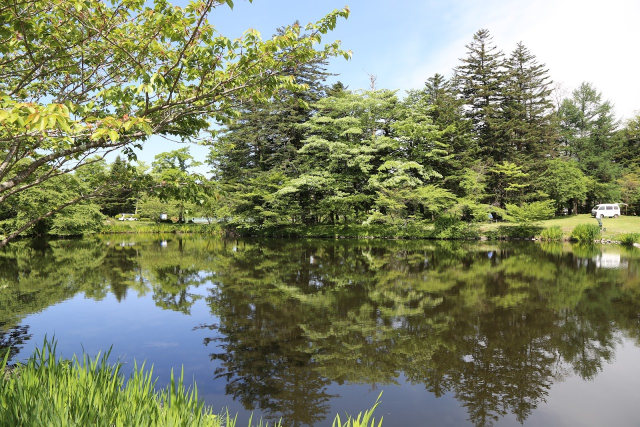
#> input picture imgs/IMG_1265.JPG, 1280 x 854 px (shown at 1/2 size)
$ python image_stitching_backward_mapping_5108050006.py
#> lines starting #> are read from the running program, lines starting #| are printed output that depends on the picture
# -*- coding: utf-8 -*-
"""
照片樣本: 經井澤王子飯店前

特徵點 (IMG_1265 <-> IMG_5732)
1. 車尾 (1257, 411)  <->  (369, 393)
2. 石頭 (1071, 480)  <-> (209, 459)
3. 樹Y (1112, 192)  <-> (251, 181)
4. 樹尖 (931, 92)  <->  (60, 31)
5. 樹尖倒影 (1046, 850)  <-> (202, 825)
6. 右邊石頭 (1266,492) <-> (376, 463)
7. 車燈 (1192, 426) <-> (318, 406)


A, B, C, D 四組實驗:
A 組 Affine Transformation 特徵點組合
           IMG_1265 <-> IMG_5732
1. 車尾 (1257, 411)  <->  (369, 393)
2. 石頭 (1071, 480)  <-> (209, 459)
3. 樹Y (1112, 192)  <-> (251, 181)

B 組 Affine Transformation 特徵點組合
           IMG_1265 <-> IMG_5732
1. 車尾 (1257, 411)  <->  (369, 393)
4. 樹尖 (931, 92)  <->  (60, 31)
5. 樹尖倒影 (1046, 850)  <-> (202, 825)

C 組 Affine Transformation 特徵點組合
           IMG_1265 <-> IMG_5732
1. 車尾 (1257, 411)  <->  (369, 393)
6. 右邊石頭 (1266,492) <-> (376, 463)
7. 車燈 (1192, 426) <-> (318, 406)

D 組 Affine Transformation 特徵點組合
           IMG_1265 <-> IMG_5732
6. 右邊石頭 (1266,492) <-> (376, 463)
4. 樹尖 (931, 92)  <->  (60, 31)
5. 樹尖倒影 (1046, 850)    <-> (202, 825)

"""

import numpy as np
import math
import cv2


h_offset = 10

print("利用三個點 算出座標轉換的關係式 用for跑轉換 以binear方法計算內插顏色 填到目標影像中")
target = np.array(
    [[1257, 411+h_offset, 0, 0, 1, 0],
     [0, 0, 1257, 411+h_offset, 0, 1],
     [1071, 480+h_offset, 0, 0, 1, 0],
     [0, 0, 1071, 480+h_offset, 0, 1],
     [1112, 192+h_offset, 0, 0, 1, 0],
     [0, 0, 1112, 192+h_offset, 0, 1]])

src = np.array([369,393,209,459,251,181])

param = np.linalg.solve(target,src)  # 解聯立方程 - Affine Transformation
print(param)

# t = np.array([[0,0,0,0,1,0], [0,0,0,0,0,1]])
# s = np.matmul(t, param)  # 計算轉換後之座標
# print(s)

# 讀入兩張影像
pic1 = cv2.imread("imgs/IMG_1265.JPG")  #左
#> pic1 is the input picture: shape (854, 1280, 3); mean B, G, R 103.8, 134.1, 126.8
pic2 = cv2.imread("imgs/IMG_5732.JPG")  #右
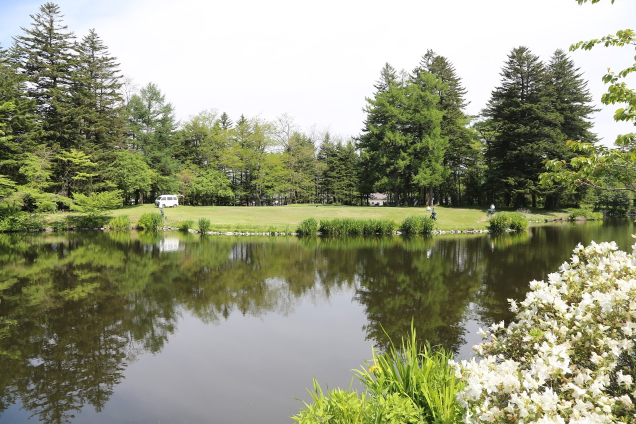
#> input picture imgs/IMG_5732.JPG, 1272 x 848 px (shown at 1/2 size)
#> pic2 is the input picture: shape (848, 1272, 3); mean B, G, R 123.7, 151.1, 148.1
print('pic1 shape:', pic1.shape)
#| pic1 shape: (854, 1280, 3)
print('pic2 shape:', pic2.shape)
#| pic2 shape: (848, 1272, 3)

# initial merged 變數，用以存放拼接影像
merged_width = 2300
merged_height = 900
merged = np.zeros((merged_height, merged_width, 3))

# 將左邊照片pic1先放入merged
merged[h_offset:(pic1.shape[0]+h_offset), :pic1.shape[1], :] = pic1
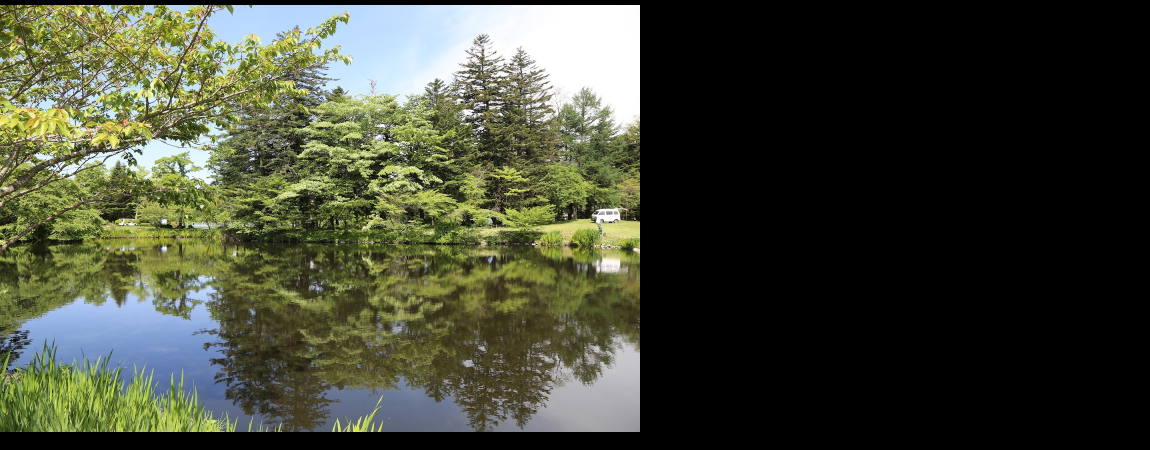
#> merged: shape (900, 2300, 3) float64 (shown at 1/2 size); mean B, G, R 54.8, 70.8, 67
cv2.imwrite("merged_preprocess.jpg", merged)


# [15 lines of commented-out code are left out]

for y in range(merged_height):
    print(y, ' ', end="")
    for x in range(merged_width):

        # Inverse Mapping 座標轉換，由 merged 去計算要從 source 影像的哪個點取顏色來填
        t = np.array([[x,y,0,0,1,0], [0,0,x,y,0,1]])
        s = np.matmul(t, param)   # s 為轉換後之座標

        # 計算後之座標，若落在 source 座標系的影像內，則做 binear interpolation 提取顏色
        if s[0]>0 and s[0]<1271 and s[1]>0 and s[1]<847:

            # [6 lines of commented-out code are left out]
            xl = math.floor(s[0])
            yl = math.floor(s[1])
            xb = math.ceil(s[0])
            yb = math.ceil(s[1])

            # 四點顏色，top-left, top-right, bottom-left, bottem-right
            tlp = pic2[yl, xl]
            trp = pic2[yl, xb]
            blp = pic2[yb, xl]
            brp = pic2[yb, xb]

            # Binear Interpolation 顏色計算 - 3 channel
            itp_r = (xb-s[0])*(yb-s[1])*tlp[0] + \
                (s[0]-xl)*(yb-s[1])*trp[0] +  \
                (xb-s[0])*(s[1]-yl)*blp[0] + \
                (s[0]-xl)*(s[1]-yl)*brp[0]

            itp_g = (xb-s[0])*(yb-s[1])*tlp[1] + \
                (s[0]-xl)*(yb-s[1])*trp[1] +  \
                (xb-s[0])*(s[1]-yl)*blp[1] + \
                (s[0]-xl)*(s[1]-yl)*brp[1]

            itp_b = (xb-s[0])*(yb-s[1])*tlp[2] + \
                (s[0]-xl)*(yb-s[1])*trp[2] +  \
                (xb-s[0])*(s[1]-yl)*blp[2] + \
                (s[0]-xl)*(s[1]-yl)*brp[2]

            # 照片交集的部份，以 Linear Blending 方式計算顏色。點靠近左邊照片，左邊權重大。點靠近右邊照片，右邊權重大。
            if merged[y, x, 0] > 0 or merged[y, x, 1] > 0 or merged[y, x, 2] > 0 :
                # [5 lines of commented-out code are left out]
                weight =  (x-812) / (1280-812)  # blending 計算
                merged[y, x, 0] = int(merged[y, x, 0] * (1-weight) + int(itp_r) * weight)  # blending 計算
                merged[y, x, 1] = int(merged[y, x, 1] * (1-weight) + int(itp_g) * weight)  # blending 計算
                merged[y, x, 2] = int(merged[y, x, 2] * (1-weight) + int(itp_b) * weight)  # blending 計算
            else:
#> (the run stopped early here; a loop or call above may not have finished)
